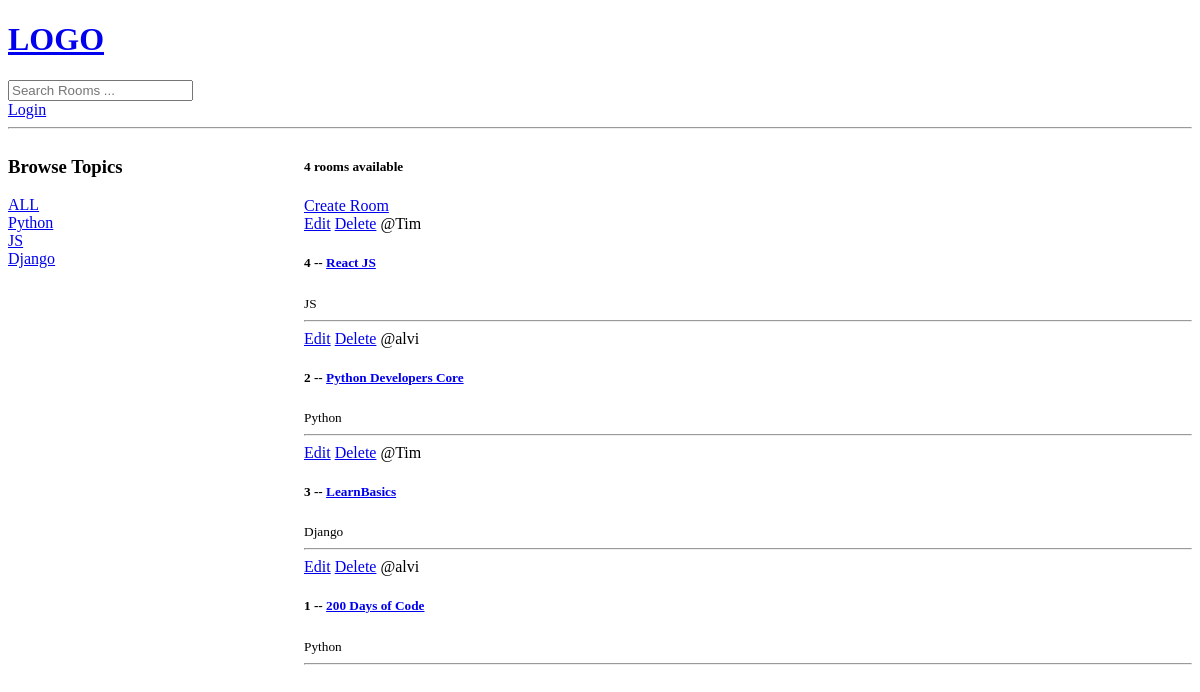
The app's page /, older data.
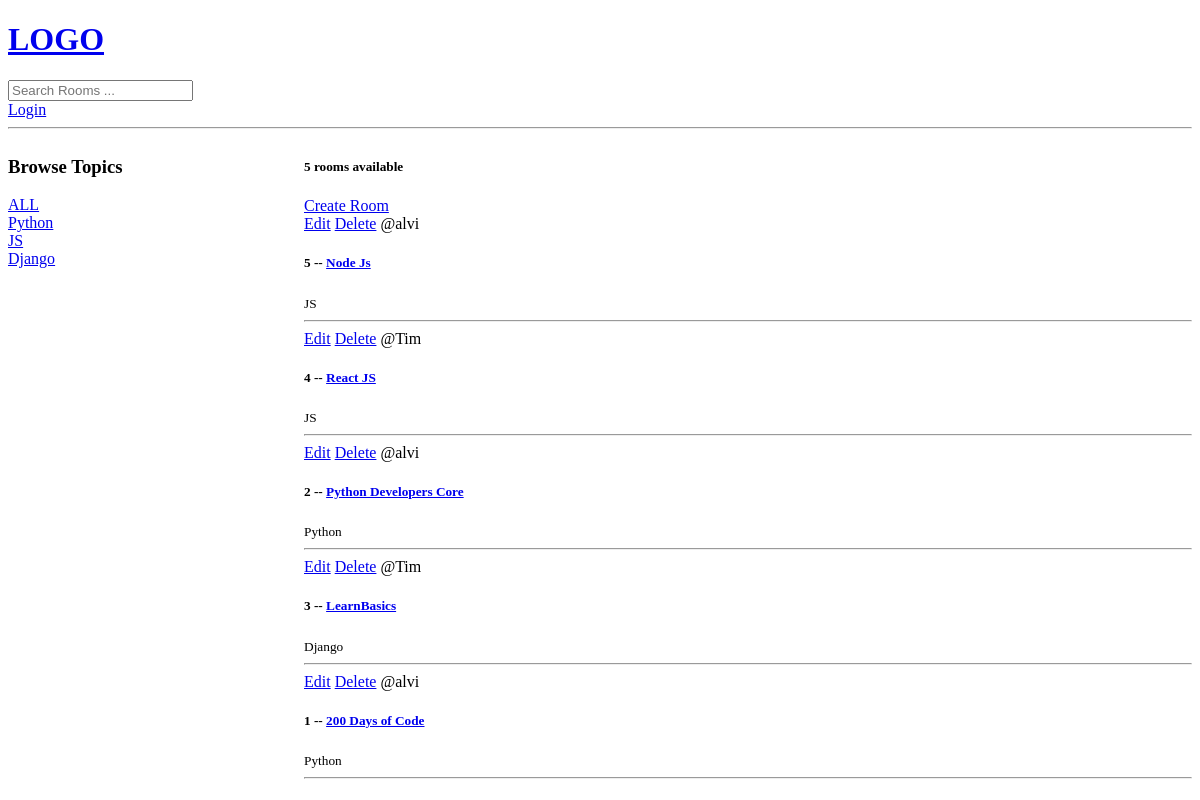
The same page, newer data.
### base/models.py (models this page shows, shortened)
class Topic(models.Model):
    name = models.CharField(max_length = 200)

class Room(models.Model):
    host =  models.ForeignKey(User,on_delete = models.SET_NULL,null=True)
    topic = models.ForeignKey(Topic,on_delete = models.SET_NULL,null=True)# allowing empty values in DB
    name = models.CharField(max_length=200)
    description = models.TextField(null = True,blank = True) # Null is for databse having empty, blacnk is for form field
    updated = models.DateTimeField(auto_now=True) # Latest Interaction captured
    created = models.DateTimeField(auto_now_add=True) # First Interaction captured
    class Meta:
        ordering = ['-updated','-created'] # Negative for inverse ordering

### base/views.py (the view)
# urls.py: 2. Add a URL to urlpatterns:  path('', views.home, name='home')
def home(request):
    q = request.GET.get('q')# To retieve the querried parameter
    if not q:
        q=''
    rooms = Room.objects.filter(
        Q(topic__name__icontains=q) |#OR
        Q(name__icontains=q) |
        Q(description__icontains=q)
        )# __ Query to the Parent
    room_count = rooms.count()# Method to retrieve value based on fiter and its faster than len
    topics = Topic.objects.all()# To retrieve the topics
    context = {'rooms' : rooms,
               'topics': topics,
               'room_count':room_count,
                }
    return render(request,'base/home.html',context) # Passing dictionary key value pair

### base/templates/base/home.html (shortened to what this page needs)
{% extends "main.html" %}
{% block content %}
<div class="home-container">
<div>
    <h3>Browse Topics</h3>
    <div>
        <a href = "{% url 'home' %}">ALL</a>
    </div>
    {% for topic in topics %}
        <div>
            <a href = "{% url 'home' %}?q={{topic.name}}">{{topic.name}}</a>
        </div>
    {% endfor %}
</div>
<div>
    <h5>{{room_count}} rooms available</h5>
    <a href="{% url 'create-room' %}">Create Room</a>
    <div>
    {% for room in rooms %}
        <div>
            <a href="{% url 'update-room' room.id %}">Edit</a>
            <a href="{% url 'delete-room' room.id %}">Delete</a>
                <span>@{{room.host.username}}</span>
                <br>
                <h5>{{room.id}} -- <a href="{% url 'room' room.id %}">{{room.name}}</a></h5>
                <small>{{room.topic.name}}</small>
                <hr>
        </div>
    {% endfor %}
    </div>
</div>
</div>
{% endblock %}

### templates/main.html (shortened to what this page needs)
<!DOCTYPE html>
<html>
<head>
</head>
<body>
    {% include "navbar.html" %}
    {% block content %}
    {% endblock %}
</body>
</html>

### templates/navbar.html
<a href="/">
    <h1>LOGO</h1>
</a>
<form method="GET" action="{% url 'home'%}">
    <input type ="text" name="q" placeholder="Search Rooms ... "/>
</form>
{% if request.user.is_authenticated %}
<a href="{% url 'logout' %}">Logout</a>
{% else %}
<a href="{% url 'login' %}">Login</a>
{% endif %}
<hr>

### base/templates/base/home.html (style rules this page uses)
.home-container { display:grid; grid-template-columns: 1fr 3fr; }

Row changes from the older to the newer data that the page shows:
added Room: host.username "alvi", id "5", name "Node Js", topic.name "JS"
Text that changed along with them:
{{ room_count }}: "4" → "5"
